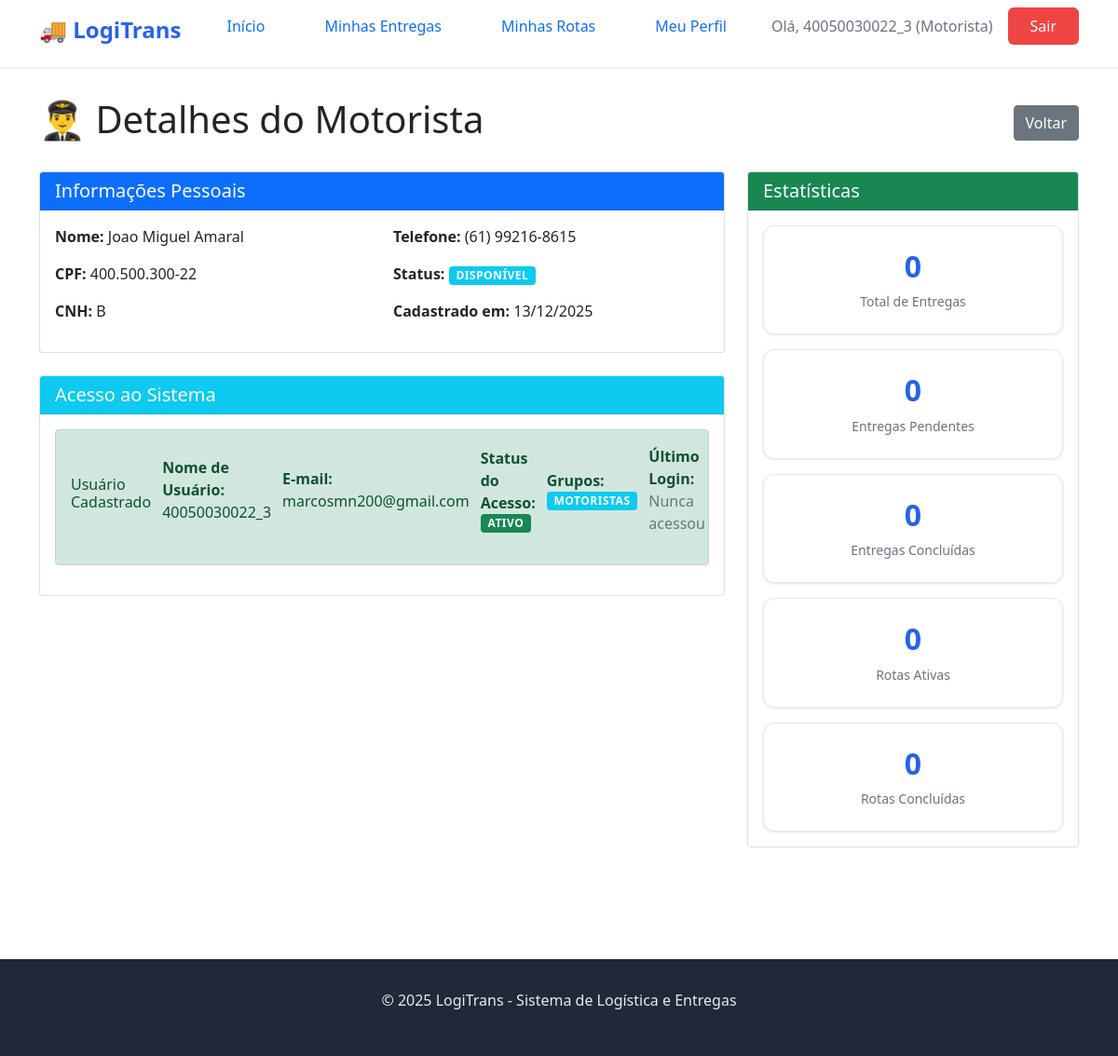
/motoristas/3/ (signed in), run on the app's committed database.
### logistica/models.py (models this page shows, shortened)
class Motorista(models.Model):
    STATUS_MOTORISTA = [
        ('ativo', 'Ativo'),
        ('inativo', 'Inativo'),
        ('em_rota', 'Em Rota'),
        ('disponivel', 'Disponível'),
    ]
    TIPO_CNH = [
        ('A', 'A'),
        ('B', 'B'),
        ('C', 'C'),
        ('D', 'D'),
        ('E', 'E'),
    ]
    user = models.OneToOneField(
        User,
        on_delete=models.CASCADE,
        related_name='motorista_profile',
        null=True,
        blank=True,
        verbose_name='Usuário do Sistema'
    )
    nome = models.CharField(max_length=100)
    cpf = models.CharField(max_length=14, unique=True)
    cnh = models.CharField(max_length=2, choices=TIPO_CNH)
    telefone = models.CharField(max_length=20)
    status = models.CharField(max_length=20, choices=STATUS_MOTORISTA, default='disponivel')
    data_cadastro = models.DateField(auto_now_add=True)  # Mantenha auto_now_add=True
    token_convite = models.CharField(max_length=100, blank=True, null=True)
    token_validade = models.DateTimeField(blank=True, null=True)
    class Meta:
        verbose_name = 'Motorista'
        verbose_name_plural = 'Motoristas'
        ordering = ['nome']

### logistica/views.py (the view)
# urls.py: path('motoristas/<int:id>/', views.detalhes_motorista, name='detalhes_motorista'),
@login_required
def detalhes_motorista(request, id):
    motorista = get_object_or_404(Motorista, id=id)
    if not can_edit_motorista(request.user, motorista):
        messages.error(request, 'Acesso negado.')
        return redirect('home')
    entregas = Entrega.objects.filter(motorista=motorista)
    rotas = Rota.objects.filter(motorista=motorista)
    context = {
        'motorista': motorista,
        'total_entregas': entregas.count(),
        'entregas_pendentes': entregas.filter(status='pendente').count(),
        'entregas_entregues': entregas.filter(status='entregue').count(),
        'rotas_ativas': rotas.filter(status='em_andamento').count(),
        'rotas_concluidas': rotas.filter(status='concluida').count(),
    }
    return render(request, 'log/detalhes_motorista.html', context)

### logistica/context_processors.py (called while the page is built)
def user_permissions(request):
    context = {}
    if request.user.is_authenticated:
        context['is_admin'] = request.user.is_staff
        context['is_motorista'] = is_motorista(request.user)
        motorista = get_motorista_from_user(request.user)
        if motorista:
            context['user_motorista'] = motorista
            context['motorista_nome'] = motorista.nome
            context['motorista_id'] = motorista.id
        if request.user.is_staff:
            context['user_profile'] = 'admin'
        elif motorista:
            context['user_profile'] = 'motorista'
        else:
            context['user_profile'] = 'cliente'
    return context

### logistica/permissions.py (called while the page is built, shortened)
def is_admin(user):
    return user.is_authenticated and user.is_staff

def is_motorista(user):
    if not user.is_authenticated:
        return False
    if hasattr(user, 'motorista_profile') and user.motorista_profile is not None:
        return True

def get_motorista_from_user(user):
    if not user.is_authenticated:
        return None
    if hasattr(user, 'motorista_profile') and user.motorista_profile:
        return user.motorista_profile

def can_edit_motorista(user, motorista_obj):
    if not user.is_authenticated:
        return False
    if is_admin(user):  # CORRIGIDO: usa a função unificada
        return True
    user_motorista = get_motorista_from_user(user)  # CORRIGIDO: usa função auxiliar
    if user_motorista:
        return user_motorista.id == motorista_obj.id
    return False

### logistica/templates/log/detalhes_motorista.html (shortened to what this page needs)
{% extends 'log/base.html' %}
{% block content %}
<div class="container">
    <div class="d-flex justify-content-between align-items-center mb-4">
        <h1>👨‍✈️ Detalhes do Motorista</h1>
        <div>
            <a href="{% url 'list_motorista' %}" class="btn btn-secondary">
                 Voltar
            </a>
        </div>
    </div>
    <div class="row">
        <div class="col-md-8">
            <div class="card mb-4">
                <div class="card-header bg-primary text-white">
                    <h5 class="mb-0"> Informações Pessoais</h5>
                </div>
                <div class="card-body">
                    <div class="row">
                        <div class="col-md-6">
                            <p><strong>Nome:</strong> {{ motorista.nome }}</p>
                            <p><strong>CPF:</strong> {{ motorista.cpf }}</p>
                            <p><strong>CNH:</strong> {{ motorista.get_cnh_display }}</p>
                        </div>
                        <div class="col-md-6">
                            <p><strong>Telefone:</strong> {{ motorista.telefone }}</p>
                            <p><strong>Status:</strong>
                                <span class="badge bg-{% if motorista.status == 'ativo' %}success{% elif motorista.status == 'disponivel' %}info{% elif motorista.status == 'em_rota' %}warning{% else %}secondary{% endif %}">
                                    {{ motorista.get_status_display }}
                                </span>
                            </p>
                            <p><strong>Cadastrado em:</strong> {{ motorista.data_cadastro|date:"d/m/Y" }}</p>
                        </div>
                    </div>
                </div>
            </div>
            <div class="card mb-4">
                <div class="card-header bg-info text-white">
                    <h5 class="mb-0"> Acesso ao Sistema</h5>
                </div>
                <div class="card-body">
                    {% if motorista.user %}
                    <div class="alert alert-success">
                        <h6> Usuário Cadastrado</h6>
                        <p><strong>Nome de Usuário:</strong> {{ motorista.user.username }}</p>
                        <p><strong>E-mail:</strong> {{ motorista.user.email|default:"Não informado" }}</p>
                        <p><strong>Status do Acesso:</strong>
                            {% if motorista.user.is_active %}
                            <span class="badge bg-success">Ativo</span>
                            {% else %}
                            <span class="badge bg-danger">Bloqueado</span>
                            {% endif %}
                        </p>
                        <p><strong>Grupos:</strong>
                            {% for grupo in motorista.user.groups.all %}
                            <span class="badge bg-info">{{ grupo.name }}</span>
                            {% empty %}
                            <span class="badge bg-warning">Sem grupos</span>
                            {% endfor %}
                        </p>
                        <p><strong>Último Login:</strong>
                            {% if motorista.user.last_login %}
                                {{ motorista.user.last_login|date:"d/m/Y H:i" }}
                            {% else %}
                                <span class="text-muted">Nunca acessou</span>
                            {% endif %}
                        </p>
                    </div>
                    {% endif %}
                </div>
            </div>
        </div>
        <div class="col-md-4">
            <div class="card mb-4">
                <div class="card-header bg-success text-white">
                    <h5 class="mb-0"> Estatísticas</h5>
                </div>
                <div class="card-body">
                    <div class="stat-card mb-3">
                        <h3>{{ total_entregas }}</h3>
                        <p>Total de Entregas</p>
                    </div>
                    <div class="stat-card mb-3">
                        <h3>{{ entregas_pendentes }}</h3>
                        <p>Entregas Pendentes</p>
                    </div>
                    <div class="stat-card mb-3">
                        <h3>{{ entregas_entregues }}</h3>
                        <p>Entregas Concluídas</p>
                    </div>
                    <div class="stat-card mb-3">
                        <h3>{{ rotas_ativas }}</h3>
                        <p>Rotas Ativas</p>
                    </div>
                    <div class="stat-card">
                        <h3>{{ rotas_concluidas }}</h3>
                        <p>Rotas Concluídas</p>
                    </div>
                </div>
            </div>
        </div>
    </div>
</div>
{% endblock %}

### logistica/templates/log/base.html (shortened to what this page needs)
{% load static %}
<html lang="pt-BR">
<head>
    <link rel="stylesheet" href="{% static 'log/style.css' %}">
    <link href="https://cdn.jsdelivr.net/npm/bootstrap@5.0.0-beta2/dist/css/bootstrap.min.css" rel="stylesheet">
</head>
<body>
    <nav class="navbar">
        <div class="container">
            <div class="nav-brand">
                <h1>🚚 LogiTrans</h1>
            </div>
            <ul class="nav-menu">
                <li><a href="{% url 'home' %}" class="nav-link">Início</a></li>
                {% if user.is_authenticated %}
                    {% if user.is_staff %}
                        <li><a href="{% url 'list_entrega' %}" class="nav-link">Entregas</a></li>
                        <li><a href="{% url 'list_rota' %}" class="nav-link">Rotas</a></li>
                        <li><a href="{% url 'list_motorista' %}" class="nav-link">Motoristas</a></li>
                        <li><a href="{% url 'list_veiculo' %}" class="nav-link">Veículos</a></li>
                        <li><a href="{% url 'list_cliente' %}" class="nav-link">Clientes</a></li>
                    {% elif user.perfil.tipo_usuario == 'motorista' or user_motorista %}
                        <li><a href="{% url 'list_entrega' %}" class="nav-link">Minhas Entregas</a></li>
                        <li><a href="{% url 'list_rota' %}" class="nav-link">Minhas Rotas</a></li>
                        {% if user_motorista %}
            <li><a href="{% url 'atualizar_motorista' user_motorista.id %}" class="nav-link">Meu Perfil</a></li>
                        {% endif %}
                    {% else %}
                        <li><a href="{% url 'buscar_entrega' %}" class="nav-link">Rastrear Entrega</a></li>
                    {% endif %}
                    <li class="user-info">
                        <span>Olá, {{ user.username }}
                            {% if user.is_staff %}(Admin) {% elif user.perfil.tipo_usuario == 'motorista' %}
                                (Motorista)
                            {% endif %}
                        </span>
                        <a href="{% url 'logout' %}" class="btn-logout">Sair</a>
            {% else %}
                <li><a href="{% url 'login' %}" class="btn-login">Entrar</a></li>
            {% endif %}
            </ul>
        </div>
    </nav>
    <main class="main-content">
        {% block content %}
        {% endblock %}
    </main>
    <footer class="footer">
        <div class="container">
            <p>&copy; 2025 LogiTrans - Sistema de Logística e Entregas</p>
        </div>
    </footer>
</body>
</html>

### logistica/static/log/style.css (style rules this page uses)
* { margin: 0; padding: 0; box-sizing: border-box; }
:root { --primary-color: #2563eb; --primary-dark: #1e40af; --secondary-color: #10b981; --danger-color: #ef4444; --warning-color: #f59e0b; --text-primary: #1f2937; --text-secondary: #6b7280; --bg-light: #f9fafb; --bg-white: #ffffff; --border-color: #e5e7eb; --shadow: 0 1px 3px rgba(0, 0, 0, 0.1); --shadow-lg: 0 10px 15px -3px rgba(0, 0, 0, 0.1); }
body { font-family: 'Segoe UI', Tahoma, Geneva, Verdana, sans-serif; color: var(--text-primary); background-color: var(--bg-light); line-height: 1.6; }
.container { max-width: 1200px; margin: 0 auto; padding: 0 20px; }
.navbar { background-color: var(--bg-white); box-shadow: var(--shadow); position: sticky; top: 0; z-index: 1000; padding: 1rem 0; }
.navbar .container { display: flex; justify-content: space-between; align-items: center; }
.nav-brand h1 { font-size: 1.5rem; color: var(--primary-color); font-weight: 700; }
.nav-menu { display: flex; list-style: none; gap: 2rem; align-items: center; }
.nav-link { color: var(--text-primary); text-decoration: none; font-weight: 500; transition: color 0.3s; }
.user-info { display: flex; align-items: center; gap: 1rem; }
.user-info span { color: var(--text-secondary); }
.btn-login, .btn-logout { background-color: var(--primary-color); color: white; padding: 0.5rem 1.5rem; border-radius: 6px; text-decoration: none; font-weight: 500; transition: background-color 0.3s; }
.btn-logout { background-color: var(--danger-color); }
.main-content { min-height: calc(100vh - 200px); padding: 2rem 0; }
.alert { padding: 1rem; border-radius: 6px; margin-bottom: 1rem; }
.alert-success { background-color: #d1fae5; color: #065f46; border-left: 4px solid var(--secondary-color); }
.stat-card { background: var(--bg-white); padding: 2rem; border-radius: 12px; box-shadow: var(--shadow); text-align: center; }
.stat-card h3 { font-size: 2.5rem; color: var(--primary-color); margin-bottom: 0.5rem; }
.stat-card p { color: var(--text-secondary); font-size: 1rem; }
.btn-secondary { background-color: var(--bg-light); color: var(--text-primary); padding: 0.875rem 2rem; border-radius: 8px; text-decoration: none; font-weight: 600; display: inline-block; transition: background-color 0.3s; border: 2px solid var(--border-color); }
.badge { padding: 0.25rem 0.75rem; border-radius: 12px; font-size: 0.875rem; font-weight: 500; }
.footer { background-color: var(--text-primary); color: white; text-align: center; padding: 2rem 0; margin-top: 4rem; }
.footer p { opacity: 0.9; }
.badge { display: inline-block; padding: 0.25rem 0.75rem; border-radius: 0.5rem; font-size: 0.75rem; font-weight: 600; text-transform: uppercase; letter-spacing: 0.5px; }
.stat-card { background: white; padding: 1.5rem; border-radius: 0.75rem; box-shadow: 0 1px 3px rgba(0, 0, 0, 0.1); border: 1px solid #e5e7eb; transition: transform 0.2s, box-shadow 0.2s; }
.stat-card h3 { font-size: 2rem; font-weight: bold; color: #2563eb; margin-bottom: 0.5rem; }
.stat-card p { font-size: 0.875rem; color: #6b7280; margin: 0; }
.alert { padding: 1rem 1.5rem; border-radius: 0.5rem; margin-bottom: 1.5rem; border-left: 4px solid; display: flex; align-items: center; gap: 0.75rem; }
.alert-success { background-color: #d1fae5; border-color: #10b981; color: #065f46; }
.alert, .stat-card, .form-card { animation: fadeIn 0.3s ease-out; }

### data on the page
Motorista: nome "Joao Miguel Amaral", cpf "400.500.300-22", cnh "B", telefone "(61) 99216-8615", status "DISPONÍVEL", data_cadastro "13/12/2025", user.username "40050030022_3", user.email "marcosmn200@gmail.com"

### other printed values
{{ user.username }} "40050030022_3"
{{ grupo.name }} "MOTORISTAS"
{{ total_entregas }} "0"
{{ entregas_pendentes }} "0"
{{ entregas_entregues }} "0"
{{ rotas_ativas }} "0"
{{ rotas_concluidas }} "0"
